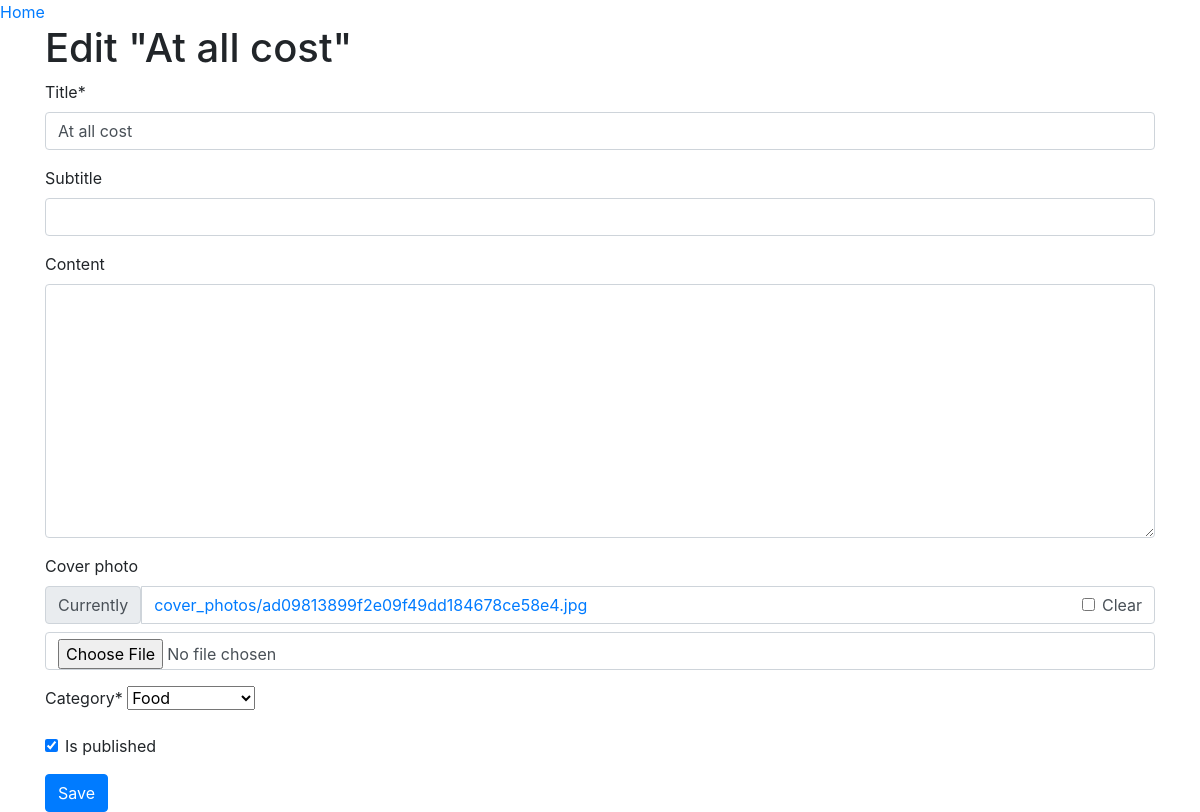
The app's page /posts/at-all-cost/edit/, older data.
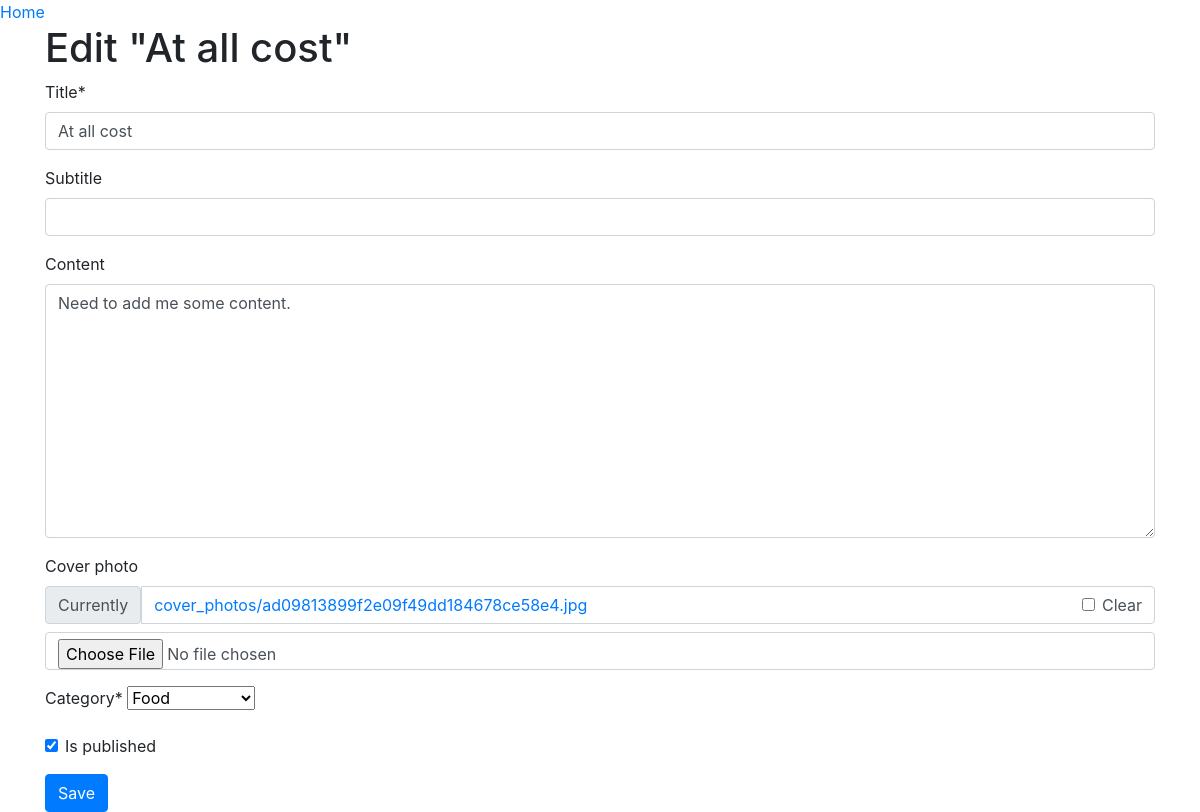
The same page, newer data.
### posts/models.py (models this page shows, shortened)
class Post(BaseModel):
    title = models.CharField(max_length=100)
    slug = models.SlugField(max_length=15000, unique=True)
    subtitle = models.CharField(max_length=150, blank=True)
    content = models.TextField(blank=True)
    cover_photo = models.ImageField(upload_to="cover_photos/", blank=True, null=True)
    category = models.CharField(max_length=50, choices=choices.CategoryChoices.choices)
    author = models.ForeignKey(User, on_delete=models.CASCADE)
    tags = TaggableManager()
    is_published = models.BooleanField(default=False)
    published_at = models.DateTimeField(blank=True, null=True)
    class Meta:
        ordering = [
            "-published_at",
        ]

### posts/views.py (the view, shortened to what this page needs)
# urls.py: path("<slug:post_slug>/edit/", views.PostUpdateView.as_view(), name="post_update"),
class PostUpdateView(View):
    def get(self, request, post_slug):
        post = workers.Post.get_post_by_slug(post_slug)
        form = forms.PostUpdateForm(instance=post)
        return render(request, "posts/update.html", {"form": form, "post": post})

### posts/forms.py
class PostUpdateForm(PostCreateForm):
    pass

### posts/workers.py (called while the page is built)
    @staticmethod
    def get_post_by_slug(post_slug: str):
        post = get_object_or_404(models.Post, slug=post_slug)
        return post

### posts/templates/posts/update.html (shortened to what this page needs)
{% extends "base.html" %}
{% load crispy_forms_tags %}
{% block content %}
<div class="container">
    <h1>Edit "{{ post.title }}"</h1>
    <form method="POST" action="{% url 'posts:post_update' post.slug %}" enctype='multipart/form-data'>
        <div class="form-group">
            {{form | crispy}}
        </div>
        <button type="submit" class="btn btn-primary">Save</button>
    </form>
</div>
{% endblock content %}

Row changes from the older to the newer data that the page shows:
changed Post "At all cost": content (not shown) → "Need to add me some content."
